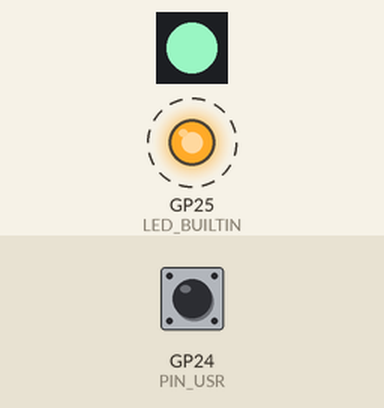
The sketch below on a simulated Raspberry Pi Pico. Parts: 1 RGB LEDs in strip order, left to right, output pins drawn as LEDs (lit = HIGH). Dashed ring = blinking. The inputs (shaded band) are chosen by the test bench; at power-on: GP24 (PIN_USR) HIGH. Dim RGB values are drawn brighter than linear; random numbers use the default seed unless the sketch sets one.

Above: at 4.8 s.
4.9 s: GP24 (PIN_USR) pulled LOW for 2.35 s
At 5.6 s:
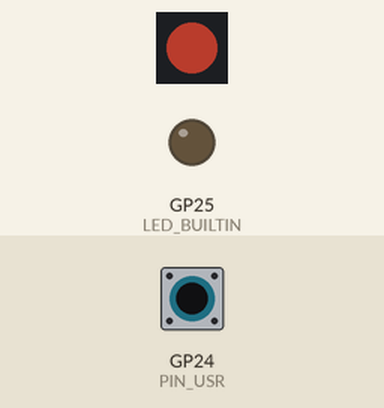
14.7 s: GP24 (PIN_USR) driven LOW
20.7 s: GP24 (PIN_USR) driven HIGH
At 25.7 s:
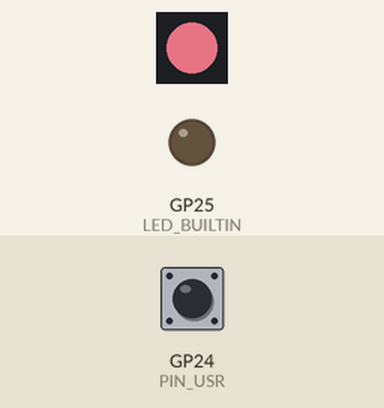
26.5 s: GP24 (PIN_USR) driven LOW
30.7 s: GP24 (PIN_USR) driven HIGH
At 60.8 s:
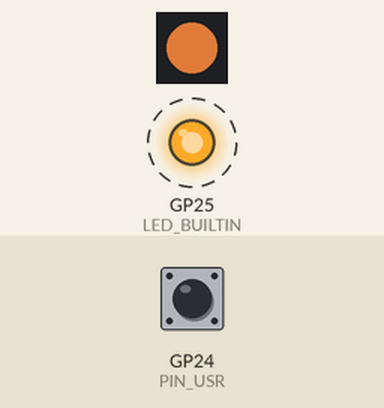
Timing chart, 0 to 89.5 s (numbered marks = the images above; inputs shaded):
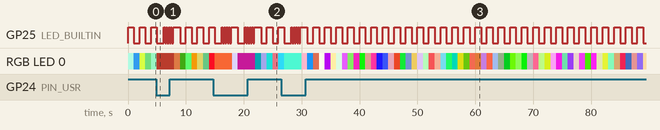

The sketch:

Blink.ino
```cpp
/*
Для работы RGB посадочное место
для R68 необходимо замкнуть

│        ╔═════╗  │
│        ║ R68 ║  │
│        ╚═════╝  │
│ USR         RST │
│┌───┐┌─────┐┌───┐│
││ O ││ RGB ││ O ││
│└───┘└─────┘└───┘│
└─────────────────┘
*/
#include <Arduino.h>
#include <Adafruit_NeoPixel.h>

// #define LED_BUILTIN 25
#define PIN_USR     24
#define PIN_RGB     23
#define NUMPIXELS   1

Adafruit_NeoPixel pixels(NUMPIXELS, PIN_RGB, NEO_GRB + NEO_KHZ800);

uint8_t   r;
uint8_t   g;
uint8_t   b;

void setup() {
  pinMode(LED_BUILTIN, OUTPUT);
  pinMode(PIN_USR, INPUT_PULLUP);
  pixels.begin();
  pixels.show();
}

void loop() {

  if (digitalRead(PIN_USR) == LOW) {
    for (int i = 0; i < 5; i++) {
      digitalWrite(LED_BUILTIN, LOW);
      delay(200);
      digitalWrite(LED_BUILTIN, HIGH);
      delay(200);
    }
  }

  digitalWrite(LED_BUILTIN, HIGH);  // turn the LED on (HIGH is the voltage level)

  r = random(256);
  g = random(256);
  b = random(256);
  pixels.setPixelColor(0, pixels.Color(r, g, b));
  pixels.show();

  delay(1000);

  digitalWrite(LED_BUILTIN, LOW);   // turn the LED off by making the voltage LOW

  r = random(256);
  g = random(256);
  b = random(256);
  pixels.setPixelColor(0, pixels.Color(r, g, b));
  pixels.show();

  delay(1000);                      // wait for a second
}
```

Measured:
- by itself, GP25 (LED_BUILTIN): alternates HIGH for 1.0 s and LOW for 1.0 s
